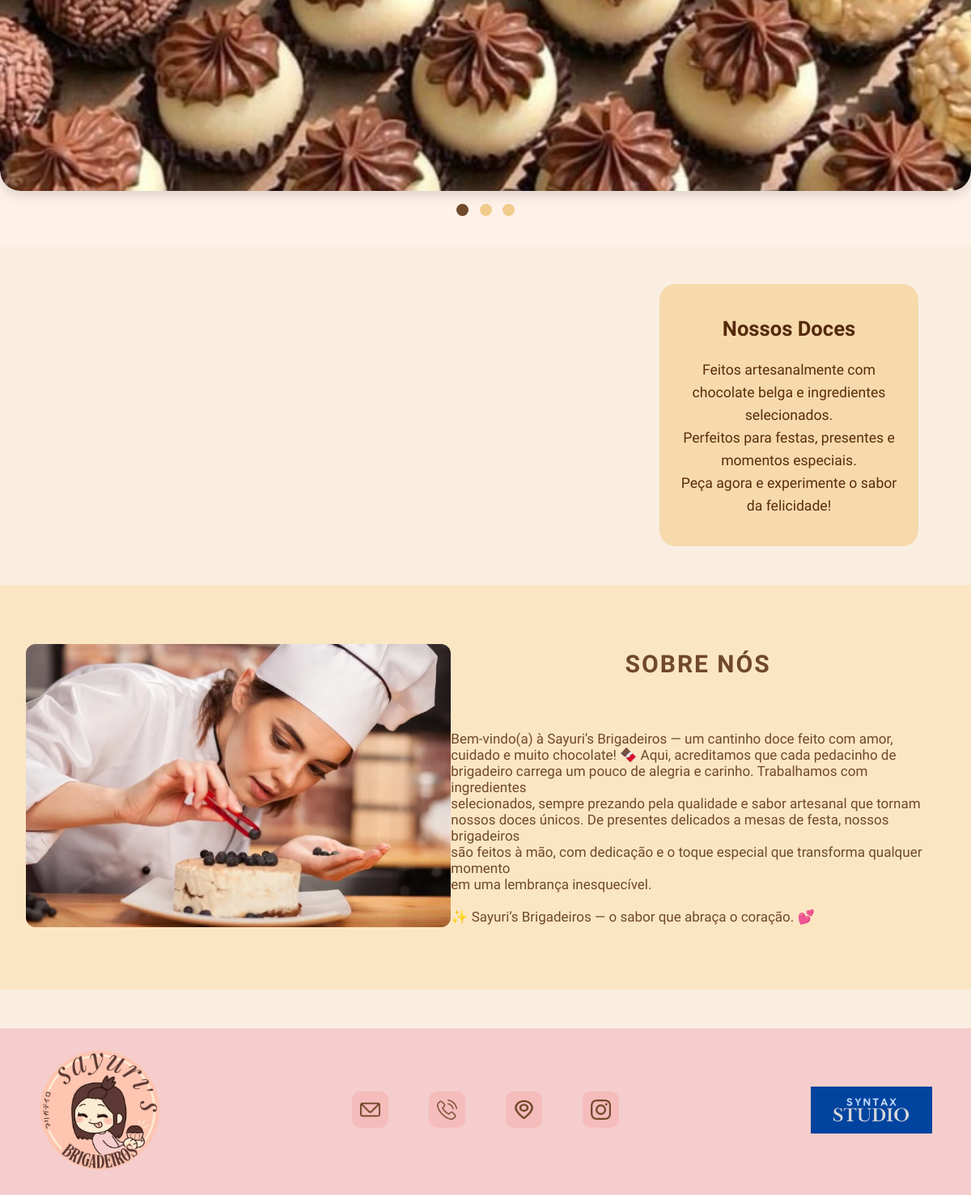
The app's page / (lower part), older data.
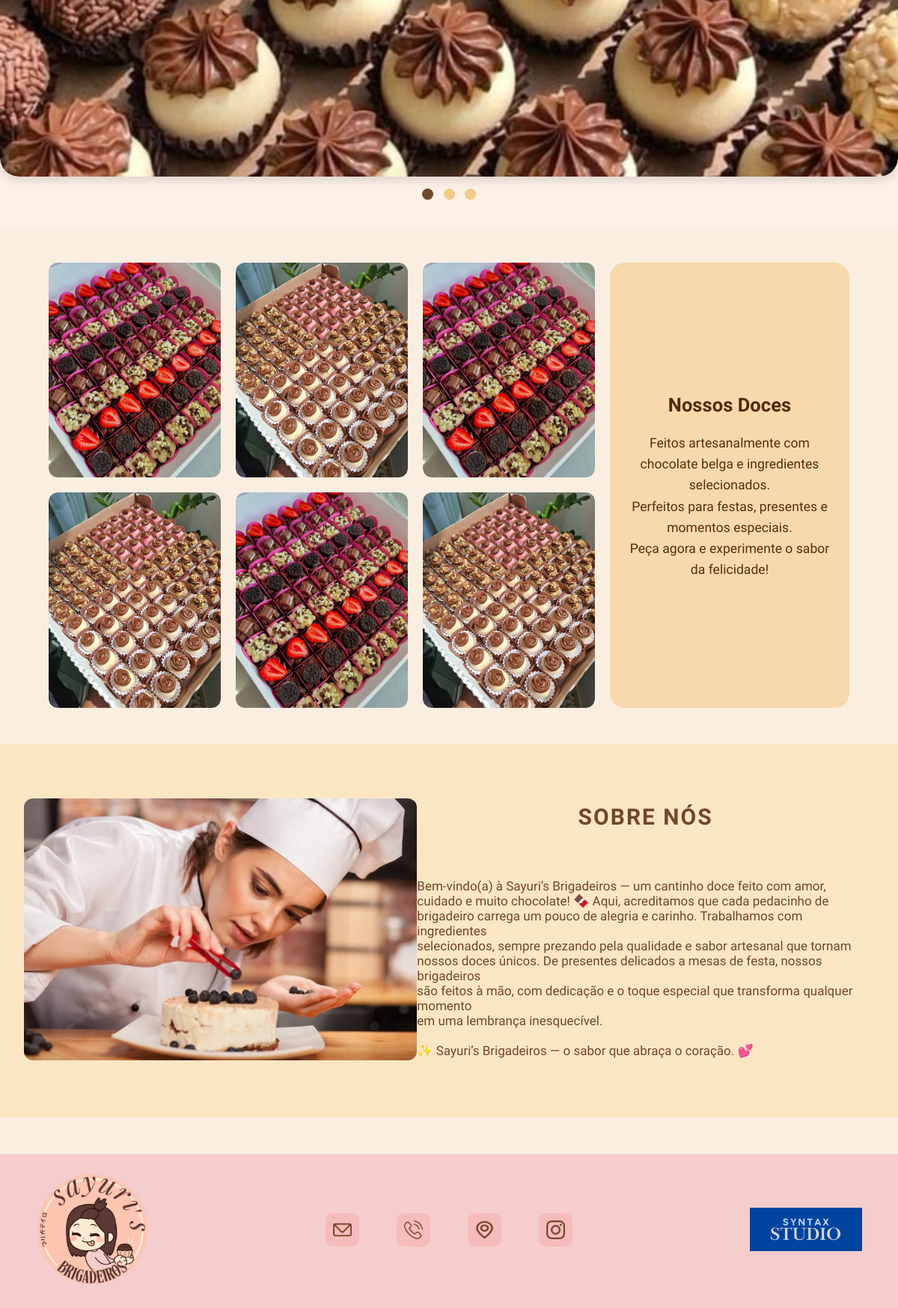
The same page, newer data.
### produtos/models.py (models this page shows, shortened)
class Banner(models.Model):
    imagem = models.ImageField(upload_to='banners/')
    titulo = models.CharField(max_length=100, blank=True, null=True)

class FotoGaleria(models.Model):
    imagem = models.ImageField(upload_to='galeria/')
    descricao = models.CharField(max_length=200, blank=True, null=True)

### produtos/views.py (the view)
# urls.py: path('', views.index, name='index'),
def index(request):
    banners = Banner.objects.all()[:3]  # 3 imagens do carrossel
    fotos = FotoGaleria.objects.all()   # todas as imagens da galeria
    return render(request, 'index.html', {'banners': banners, 'fotos': fotos})

### produtos/templates/index.html (shortened to what this page needs)
{% load static %}
<!DOCTYPE html>
<html lang="pt-BR">
<head>
  <link rel="stylesheet" href="{% static 'CSS/base.css' %}">
  <link rel="stylesheet" href="{% static 'CSS/carrosselegaleria.css' %}">
  <link rel="stylesheet" href="{% static 'CSS/search.css' %}">
  <link rel="stylesheet" href="{% static 'CSS/sobrenos.css' %}">
</head>
<body>
  <main>
    <section class="carrossel">
      <div class="carousel-container">
        {% for banner in banners %}
          <div class="slide">
            <img src="{{ banner.imagem.url }}" alt="{{ banner.titulo }}">
          </div>
        {% endfor %}
      </div>
      <div class="dots">
        {% for banner in banners %}
          <span class="dot"></span>
        {% endfor %}
      </div>
    </section>
    <section class="galeria">
      <div class="galeria-grid">
        {% for foto in fotos %}
          <div class="galeria-item">
            <img src="{{ foto.imagem.url }}" alt="{{ foto.descricao }}">
          </div>
        {% endfor %}
        <div class="galeria-texto">
          <h3>Nossos Doces</h3>
          <p>Feitos artesanalmente com chocolate belga e ingredientes selecionados.</p>
          <p>Perfeitos para festas, presentes e momentos especiais.</p>
          <p>Peça agora e experimente o sabor da felicidade!</p>
        </div>
      </div>
    </section>
    <section class="sobrenos_slide">
      <div class="foto_sandra">
        <img src="{% static 'src/confeitaria-profissional.webp' %}">
      </div>
      <div class="sobrenos_texto">
        <h3 class="escrita">SOBRE NÓS</h3>
        <p class="sobrenos">Bem-vindo(a) à Sayuri’s Brigadeiros — um cantinho doce feito com amor, &nbsp
                            cuidado e muito chocolate! 🍫 Aqui, acreditamos que cada pedacinho de &nbsp
                            brigadeiro carrega um pouco de alegria e carinho. Trabalhamos com ingredientes &nbsp
                            selecionados, sempre prezando pela qualidade e sabor artesanal que tornam &nbsp
                            nossos doces únicos. De presentes delicados a mesas de festa, nossos brigadeiros &nbsp
                            são feitos à mão, com dedicação e o toque especial que transforma qualquer momento &nbsp
                            em uma lembrança inesquecível.
        ✨ Sayuri’s Brigadeiros — o sabor que abraça o coração. 💕</p>
      </div>
    </section>
  </main>
  <footer class="main-footer">
    <div class="container footer-grid">
      <div class="footer-logo-esquerda">
        <img src="{% static 'src/TCC.png' %}" alt="Logo Sayuri" class="fotologo1">
      </div>
      <div class="redesSociais" aria-label="Redes sociais">
        <a href="mailto:sayurimo@gmail.com?subject=Contato&body=Olá, gostaria de informações">
          <img src="{% static 'src/e-mail.png' %}" alt="email" class="icones">
        </a>
        <a href="tel:+5515981453091">
          <img src="{% static 'src/chamada-telefonica.png' %}" alt="telefone" class="icones">
        </a>
        <a href="https://www.google.com/maps/search/?api=1&query=Rua+Alice+Garcia+da+Silva,+380+B14+-+19" target="_blank" rel="noopener">
          <img src="{% static 'src/localizacao.png' %}" alt="endereço" class="icones">
        </a>
        <a href="https://www.instagram.com/sayuri_brigadeiros?igsh=MWh4Zjc0Ynp6NTA2eg==" target="_blank" rel="noopener">
          <img src="{% static 'src/instagram.png' %}" alt="Instagram" class="icones">
        </a>
      </div>
      <div class="footer-logo-direita">
        <img src="{% static 'src/Logo Principal.png' %}" alt="Logo Studio" class="logo-direita">
      </div>
    </div>
  </footer>
</body>
</html>

Row changes from the older to the newer data that the page shows:
added FotoGaleria: imagem (picture)
added FotoGaleria: imagem (picture)
added FotoGaleria: imagem (picture)
added FotoGaleria: imagem (picture)
added FotoGaleria: imagem (picture)
added FotoGaleria: imagem (picture)
